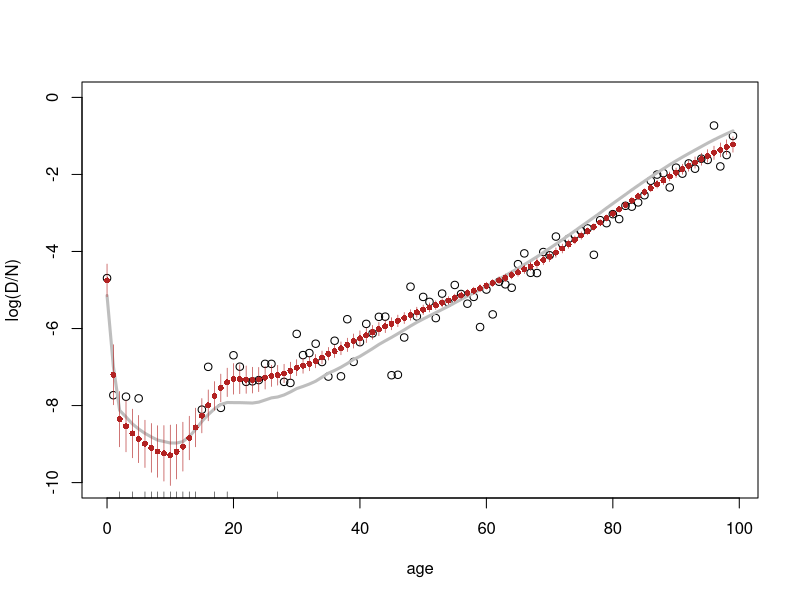

This chart was generated by the following R code:
#########################################################################
# example using estimated standard errors of log mortality
# same data as Fig 1 in Gonzaga and Schmertmann 2016
#########################################################################

rm(list=ls())
graphics.off()
if (.Platform$OS.type == 'windows') windows(record=TRUE)

library(splines)

age = 0:99
B   = bs( 0:99, knots=c(0,1,10,20,40,70), degree=1 )

## Pará de Minas female data and HMD female standard

N = c(2289.1, 2278.6, 2321.8, 2367.8, 2431.4, 2473.6, 2530.7, 2661.3, 
  2784.2, 2946.3, 2991.4, 3038, 3072.8, 3193.9, 3302.5, 3315.5, 
  3272.8, 3182.7, 3165.3, 3183, 3232.3, 3259.5, 3221.7, 3178, 3077.6, 
  3028.8, 3030.1, 3153.1, 3223.5, 3313.3, 3246.7, 3217.3, 3051.5, 
  2991.8, 2887.3, 2810.4, 2770.1, 2791.6, 2851.9, 2878.9, 2877.1, 
  2860.8, 2746, 2680.1, 2668.4, 2712.5, 2682.3, 2545.6, 2450.2, 
  2360.2, 2308.6, 2222.3, 2154.8, 2118.1, 2057.1, 1953.8, 1809.8, 
  1694, 1597.1, 1553.1, 1467.8, 1397.9, 1317.1, 1281.3, 1260.5, 
  1214.1, 1147.3, 1045.1, 955.8, 886.1, 843.5, 815.5, 804.6, 785.4, 
  749, 710, 659.8, 594.8, 557, 523.5, 497.1, 447.6, 400.2, 358.1, 
  305.4, 253.5, 226.5, 200.2, 171.6, 134.6, 111.5, 94.1, 83.3, 
  76.4, 54, 35.5, 16.6, 12, 13.4, 13.6)

D = c(21L, 1L, 0L, 1L, 0L, 1L, 0L, 0L, 0L, 0L, 0L, 0L, 0L, 0L, 0L, 
      1L, 3L, 0L, 1L, 0L, 4L, 3L, 2L, 2L, 2L, 3L, 3L, 0L, 2L, 2L, 7L, 
      4L, 4L, 5L, 3L, 2L, 5L, 2L, 9L, 3L, 5L, 8L, 6L, 9L, 9L, 2L, 2L, 
      5L, 18L, 8L, 13L, 11L, 7L, 13L, 10L, 15L, 11L, 8L, 9L, 4L, 10L, 
      5L, 11L, 10L, 9L, 16L, 20L, 11L, 10L, 16L, 14L, 22L, 18L, 20L, 
      21L, 22L, 22L, 10L, 23L, 20L, 24L, 19L, 24L, 21L, 20L, 20L, 26L, 
      27L, 24L, 13L, 18L, 13L, 15L, 12L, 11L, 7L, 8L, 2L, 3L, 5L)

HMD_female_std =
  c(-5.1434, -6.9847, -8.1263, -8.296, -8.475, -8.6084, -8.7217, 
  -8.8148, -8.8967, -8.933, -8.9716, -8.9725, -8.9353, -8.8044, 
  -8.6244, -8.4125, -8.2371, -8.084, -7.9726, -7.9208, -7.9235, 
  -7.9242, -7.9292, -7.9346, -7.911, -7.8563, -7.8009, -7.7772, 
  -7.7247, -7.6466, -7.5585, -7.5035, -7.4414, -7.3672, -7.2642, 
  -7.1601, -7.0877, -7.0044, -6.908, -6.8007, -6.7229, -6.6227, 
  -6.5213, -6.4139, -6.3197, -6.2298, -6.1335, -6.0364, -5.934, 
  -5.8394, -5.7533, -5.6695, -5.5882, -5.5047, -5.422, -5.3325, 
  -5.2444, -5.1596, -5.0766, -4.9908, -4.9012, -4.8086, -4.718, 
  -4.6262, -4.5331, -4.4375, -4.3396, -4.2397, -4.1368, -4.0272, 
  -3.919, -3.8085, -3.6981, -3.5805, -3.4648, -3.3469, -3.2321, 
  -3.1152, -2.9968, -2.8732, -2.7562, -2.6382, -2.5215, -2.4009, 
  -2.2871, -2.1739, -2.0632, -1.9559, -1.8517, -1.7465, -1.6463, 
  -1.5501, -1.4579, -1.3665, -1.2765, -1.1861, -1.1002, -1.02, 
  -0.9429, -0.8695)
####################################################

#------------------------------------------------------------
# TOPALS fitting function
#
# Carl Schmertmann
#   created 01 Mar 2018
#   edited  02 Mar 2018
#
# Fits TOPALS parameters to single-year (D,N) data by
# Newton-Raphson iteration with analytical derivatives
#
# A more complete explanation is in 
# https://github.com/schmert/TOPALS/blob/master/TOPALS_fitting.pdf
#------------------------------------------------------------

#==== THIS IS THE MAIN FUNCTION ====


TOPALS_fit = function( N, D, std,
                       max_age        = 99,
                       knot_positions = c(0,1,10,20,40,70), 
                       smoothing_k    = 1,
                       max_iter       = 20,
                       alpha_tol      = .00005,
                       details        = FALSE) {
  
  ## single years of age from 0 to max_age
  age = 0:max_age
  
  ## B is an Ax7 matrix. Each column is a linear B-spline basis function
  B      = splines::bs( age, knots=knot_positions, degree=1 )
  nalpha = ncol(B) 
  
  ## penalized log lik function
  Q = function(alpha) {
    lambda.hat = as.numeric( std + B %*% alpha)
    penalty    = smoothing_k * sum( diff(alpha)^2 )
    return( sum(D * lambda.hat - N * exp(lambda.hat)) - penalty)
  }
  
  ## expected deaths function
  Dhat = function(alpha) {
    lambda.hat = std + B %*% alpha
    return(  as.numeric( N * exp(lambda.hat) ))
  }      
  
  ## S matrix for penalty
  S = matrix(0,nalpha-1,nalpha) 
  diag(S[, 1:(nalpha-1)]) = -1
  diag(S[, 2:(nalpha)  ]) = +1
  SS = crossprod(S)
  
  #------------------------------------------------
  # iteration function: 
  # next alpha vector as a function of current alpha
  #------------------------------------------------
  next_alpha = function(alpha) {
    dhat = Dhat(alpha)
    M = solve ( t(B) %*% diag(dhat) %*% B + 2*smoothing_k *SS)
    v = t(B) %*% (D - dhat) - 2* (smoothing_k * (SS %*% alpha))
    return( alpha + M %*% v)
  }
  
  ## main iteration:     
  a = rep(0, nalpha)
  
  niter = 0
  repeat {
    niter      = niter + 1
    last_param = a
    a          = next_alpha( a )  # update
    change     = a - last_param
    
    converge = all( abs(change) < alpha_tol)
    overrun  = (niter == max_iter)
    
    if (converge | overrun) { break }
    
  } # repeat
  
  if (details | !converge | overrun) {
    if (!converge) print('did not converge')
    if (overrun) print('exceeded maximum number of iterations')
    
    dhat = Dhat(a)
    covar = solve( t(B) %*% diag(dhat) %*% B + 2*smoothing_k *SS)
    
    return( list( alpha    = a, 
                  covar    = covar,
                  Qvalue   = Q(a),
                  converge = converge, 
                  maxiter  = overrun))
  } else return( a) 
  
} # TOPALS_fit


#==== END MAIN FUNCTION ====



  fitted_alpha = TOPALS_fit( N, D, HMD_female_std, details=TRUE)

  fitted_logmx = HMD_female_std + B %*% fitted_alpha$a
  
  # standard errors for fitted logmx
  
  se_logmx = sqrt( diag (B %*% fitted_alpha$covar %*% t(B)) )
  
  
  plot( age, log(D/N), ylim=c(-10,0))
  rug(age[D==0], side=1, ticksize=.015)
  lines(age, HMD_female_std, lty=1, lwd=3, col='grey')
  points(age, fitted_logmx, cex=.80, pch=16, col='firebrick')
  
  Q10 = fitted_logmx -1.96 * se_logmx
  Q90 = fitted_logmx +1.96 * se_logmx
  
  segments( age, Q10, age, Q90, col='firebrick', lwd=.60)
  
  
  
